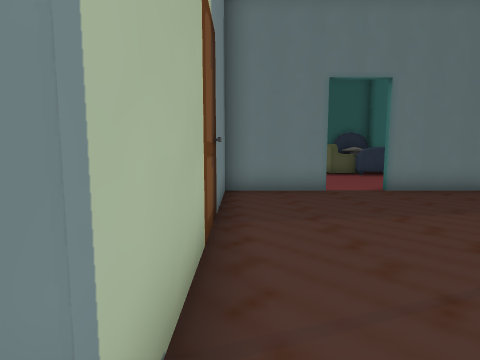
view 1 (above)

20 first-person views from a walk through a scene from a Unity 3-D project. The camera is 1.2 m above the floor, tilts 6° down and sees 80° across. The floor is counted in squares, 1 m on a side. Each view is taken from the middle of a square. On the plan, view 1 faces up. The plan holds only what a view shows up to about 13 squares ahead; the rest is blank. The place goes on beyond the plan. The player is left out. Some animated figures are left out. Door leaves are left out, so doorways stand open. Some surface patterns are stand-ins.

view 2
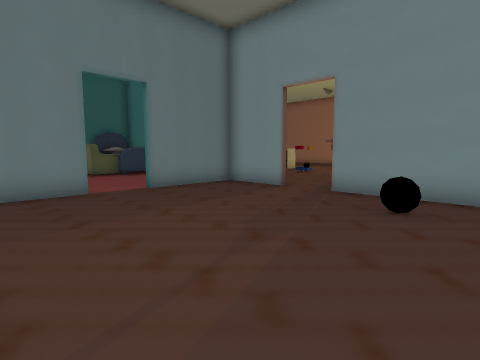

view 3
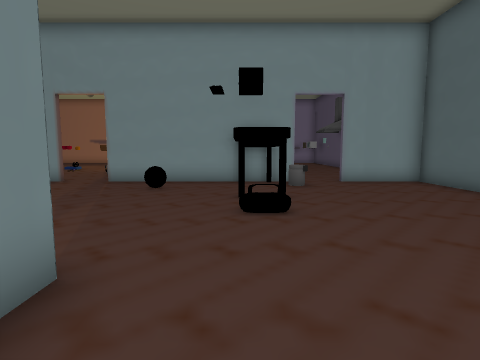

view 4
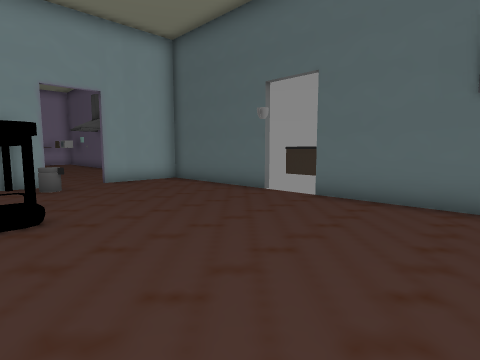

view 5
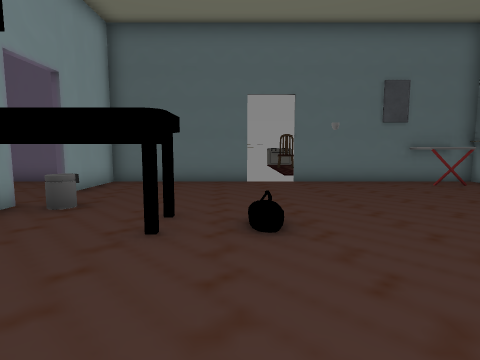

view 6
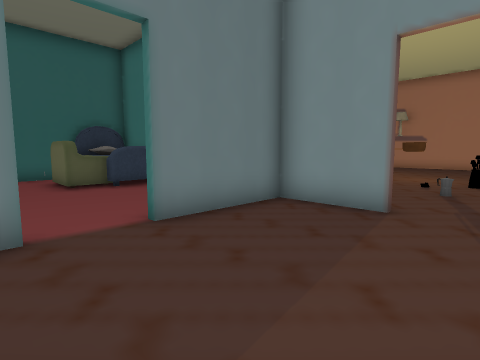

view 7
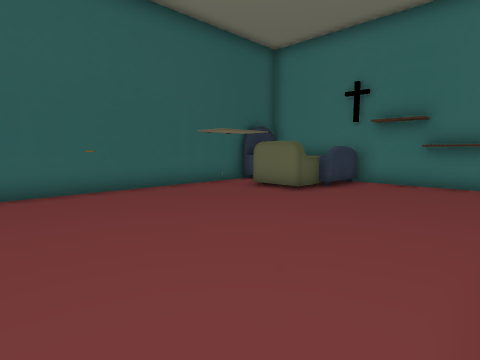

view 8
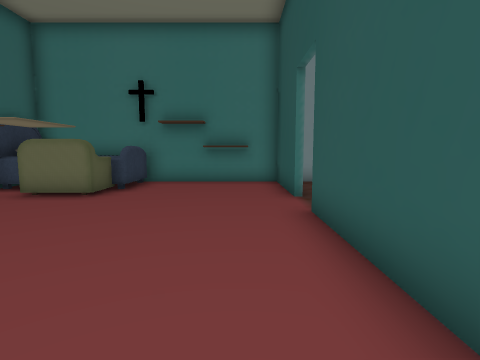

view 9
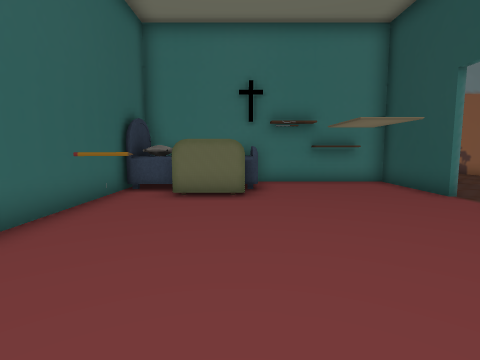

view 10
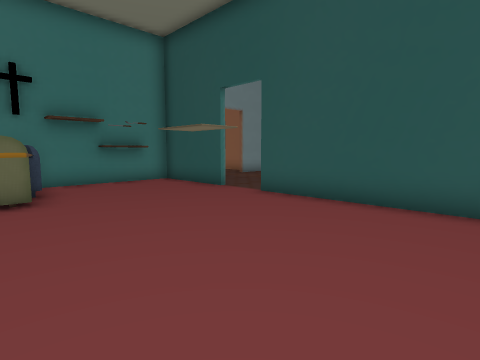

view 11
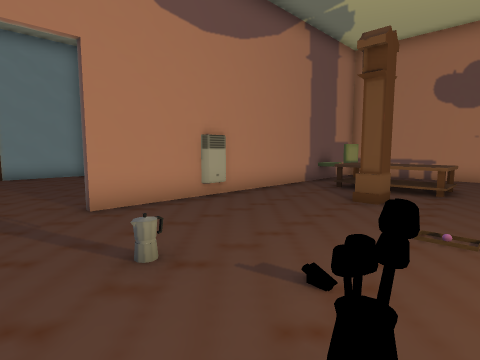

view 12
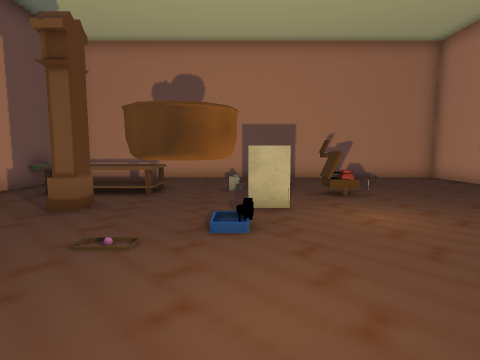

view 13
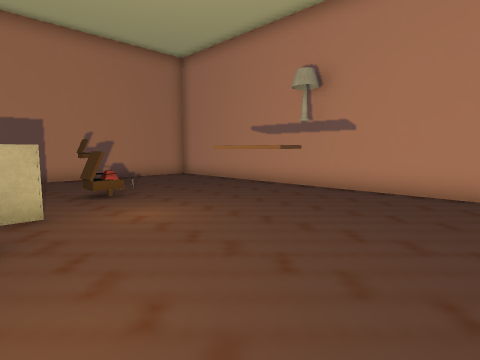

view 14
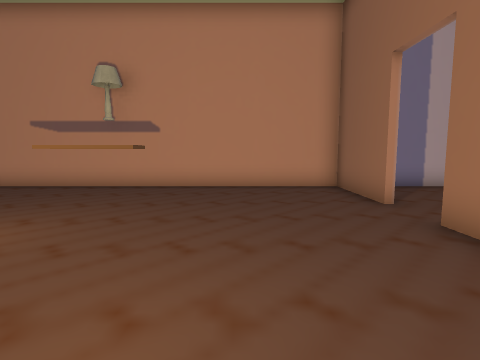

view 15
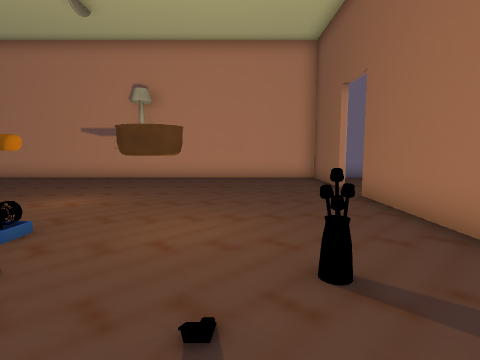

view 16
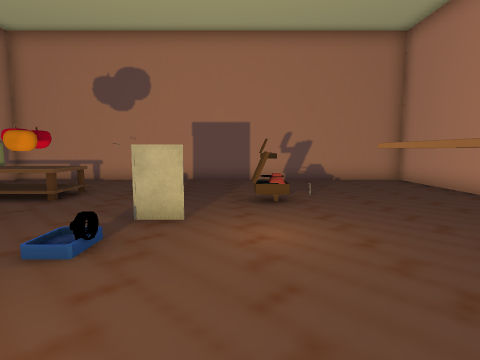

view 17
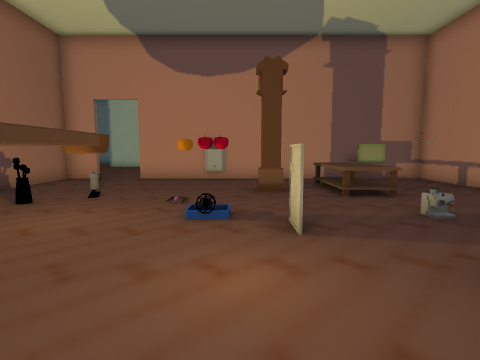

view 18
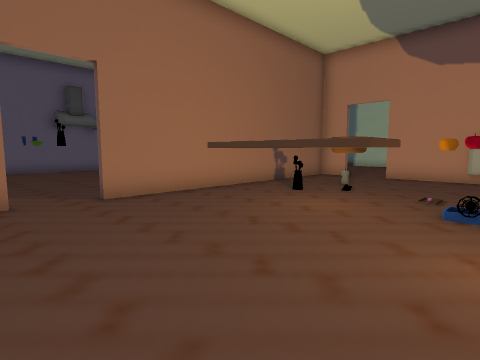

view 19
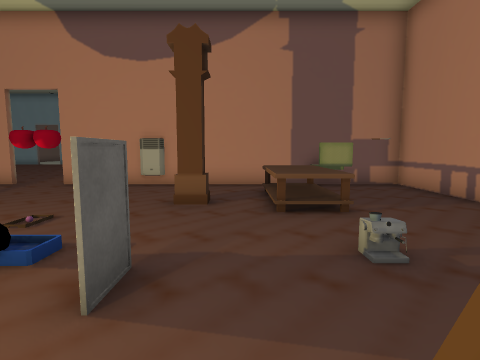

view 20
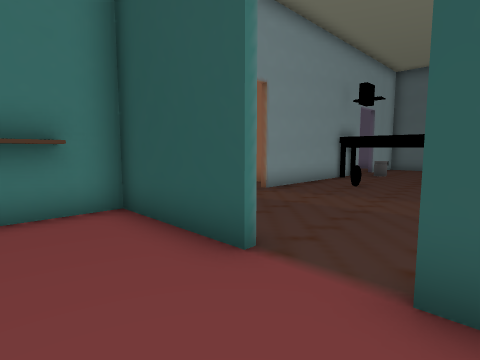

### Floor plan
Points are (right, up) in squares from view 1. A wall is a line through its corners. A room is listed if a view was taken in it or the views show most of it. See-through windows are left out.
Room 1 (views 1, 2, 3, 4, 5, 6)
walls: (-0.4, 4.4) (-0.4, 0.7) (-1.1, 0.7); (7.8, -3.1) (7.8, 4.1); (2.6, -7.8) (7.8, -7.8) (7.8, -4.8); (7.8, 5.8) (7.8, 9); (2.6, 8.4) (-0.4, 8.4) (-0.4, 7.1); (-3.5, -7.8) (1, -7.8); (7.9, 8.4) (4.2, 8.4)
ways out: open door at (3.5, 8) to room 2; open door at (8, 4.5) to room 3; open door at (8, -3); gap at (2, -8); gap at (8, -5)
objects: other object (-3, -7); other object (4, -2) to (7, -1); other object (6, 2); other object (7, -3)
Room 2 (views 7, 8, 9, 10, 20)
walls: (4.2, 8.6) (7.5, 8.6); (6, 17.5) (-2.4, 17.5); (-2.5, 8.6) (2.6, 8.6); (7.8, 9) (7.8, 17.4)
ways out: open door at (3.5, 8) to room 1
objects: other object (-1, 15); other object (0, 12) to (1, 12); other object (0, 13); other object (1, 13); other object (5, 14) to (5, 16); other object (6, 14) to (7, 17); other object (7, 10) to (8, 11)
Room 3 (views 11, 12, 13, 14, 15, 16, 17, 18, 19)
walls: (18, 13.9) (17.6, 13.9) (17.6, 14.4); (20.3, 2.8) (23.4, 2.8) (23.4, 17.5) (8, 17.5) (8, 5.8); (8, 4.1) (8, 2.8) (18.5, 2.8)
ways out: open door at (8, 4.5) to room 1; open door at (19.5, 3)
objects: other object (8, 9); other object (9, 15); other object (10, 13) to (13, 14); other object (13, 14); other object (14, 5); other object (14, 7) to (15, 7); other object (14, 10); other object (15, 9); other object (16, 11); other object (17, 13); other object (18, 13); other object (19, 8) to (19, 9)

Positions as (right, up) in squares from view 1, and headings:
1: (0, 0), facing up
2: (0, 0), facing up-right
3: (-3, -1), facing right
4: (-3, -1), facing down-right
5: (3, 3), facing down
6: (2, 4), facing up-right
7: (-3, 9), facing up-right
8: (-3, 10), facing right
9: (-3, 14), facing right
10: (-3, 15), facing down-right
11: (14, 4), facing up-left
12: (15, 5), facing up
13: (15, 5), facing up-right
14: (14, 6), facing right
15: (11, 6), facing right
16: (17, 6), facing up
17: (20, 10), facing left
18: (21, 10), facing down-left
19: (18, 12), facing left
20: (2, 11), facing down-right
